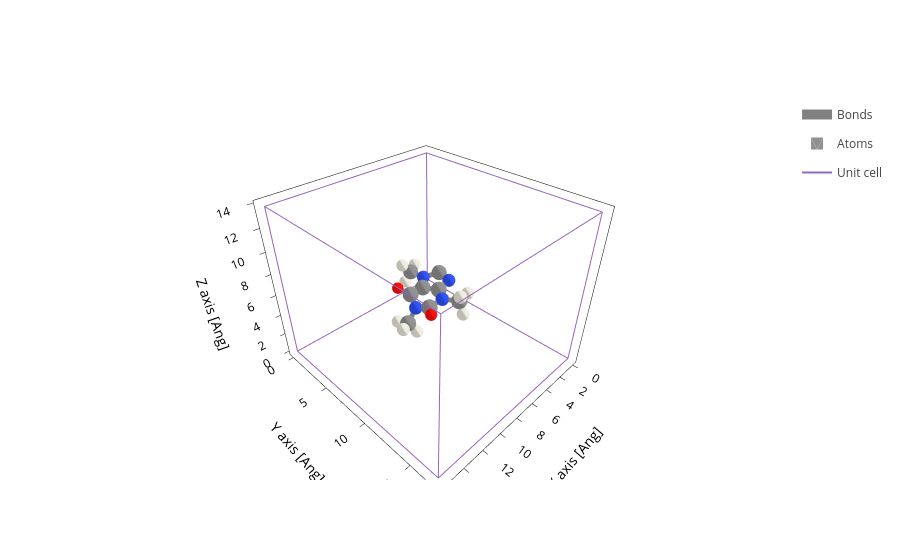

The code cell stored with this chart in its notebook:
### Code cell
system.plot()

### Figure 1 — Plotly figure (JSON) as saved in the notebook; plotly's stock layout.template omitted (floating-point values rounded to 4 significant figures; data arrays with more than 128 entries replaced by an {"elided": "..."} marker saying what was removed)
{"data": [{"line": {"color": "gray", "width": 10}, "meta": {}, "mode": "lines", "name": "Bonds", "opacity": 1, "type": "scatter3d", "x": {"elided": "504 float values"}, "y": {"elided": "504 float values"}, "z": {"elided": "504 float values"}}, {"alphahull": 0, "color": "#909090", "hovertemplate": "%{meta.position}", "legendgroup": "Atoms", "meta": {"meta": {"Atoms_i": 0}, "position": "(7.96, 6.13, 5.18)"}, "name": "Atoms", "opacity": 1, "showlegend": true, "showscale": false, "type": "mesh3d", "x": {"elided": "225 float values"}, "y": {"elided": "225 float values"}, "z": {"elided": "225 float values"}}, {"alphahull": 0, "color": "#909090", "hovertemplate": "%{meta.position}", "legendgroup": "Atoms", "meta": {"meta": {"Atoms_i": 1}, "position": "(6.64, 6.23, 5.26)"}, "name": "Atoms", "opacity": 1, "showlegend": false, "showscale": false, "type": "mesh3d", "x": {"elided": "225 float values"}, "y": {"elided": "225 float values"}, "z": {"elided": "225 float values"}}, {"alphahull": 0, "color": "#909090", "hovertemplate": "%{meta.position}", "legendgroup": "Atoms", "meta": {"meta": {"Atoms_i": 2}, "position": "(6.01, 7.51, 5.38)"}, "name": "Atoms", "opacity": 1, "showlegend": false, "showscale": false, "type": "mesh3d", "x": {"elided": "225 float values"}, "y": {"elided": "225 float values"}, "z": {"elided": "225 float values"}}, {"alphahull": 0, "color": "#3050F8", "hovertemplate": "%{meta.position}", "legendgroup": "Atoms", "meta": {"meta": {"Atoms_i": 3}, "position": "(6.72, 8.60, 5.32)"}, "name": "Atoms", "opacity": 1, "showlegend": false, "showscale": false, "type": "mesh3d", "x": {"elided": "225 float values"}, "y": {"elided": "225 float values"}, "z": {"elided": "225 float values"}}, {"alphahull": 0, "color": "#909090", "hovertemplate": "%{meta.position}", "legendgroup": "Atoms", "meta": {"meta": {"Atoms_i": 4}, "position": "(8.05, 8.44, 5.09)"}, "name": "Atoms", "opacity": 1, "showlegend": false, "showscale": false, "type": "mesh3d", "x": {"elided": "225 float values"}, "y": {"elided": "225 float values"}, "z": {"elided": "225 float values"}}, {"alphahull": 0, "color": "#3050F8", "hovertemplate": "%{meta.position}", "legendgroup": "Atoms", "meta": {"meta": {"Atoms_i": 5}, "position": "(8.47, 7.29, 4.67)"}, "name": "Atoms", "opacity": 1, "showlegend": false, "showscale": false, "type": "mesh3d", "x": {"elided": "225 float values"}, "y": {"elided": "225 float values"}, "z": {"elided": "225 float values"}}, {"alphahull": 0, "color": "#3050F8", "hovertemplate": "%{meta.position}", "legendgroup": "Atoms", "meta": {"meta": {"Atoms_i": 6}, "position": "(4.63, 7.36, 5.58)"}, "name": "Atoms", "opacity": 1, "showlegend": false, "showscale": false, "type": "mesh3d", "x": {"elided": "225 float values"}, "y": {"elided": "225 float values"}, "z": {"elided": "225 float values"}}, {"alphahull": 0, "color": "#3050F8", "hovertemplate": "%{meta.position}", "legendgroup": "Atoms", "meta": {"meta": {"Atoms_i": 7}, "position": "(5.63, 5.26, 5.40)"}, "name": "Atoms", "opacity": 1, "showlegend": false, "showscale": false, "type": "mesh3d", "x": {"elided": "225 float values"}, "y": {"elided": "225 float values"}, "z": {"elided": "225 float values"}}, {"alphahull": 0, "color": "#909090", "hovertemplate": "%{meta.position}", "legendgroup": "Atoms", "meta": {"meta": {"Atoms_i": 8}, "position": "(4.34, 5.92, 5.59)"}, "name": "Atoms", "opacity": 1, "showlegend": false, "showscale": false, "type": "mesh3d", "x": {"elided": "225 float values"}, "y": {"elided": "225 float values"}, "z": {"elided": "225 float values"}}, {"alphahull": 0, "color": "#FF0D0D", "hovertemplate": "%{meta.position}", "legendgroup": "Atoms", "meta": {"meta": {"Atoms_i": 9}, "position": "(8.45, 5.10, 5.55)"}, "name": "Atoms", "opacity": 1, "showlegend": false, "showscale": false, "type": "mesh3d", "x": {"elided": "225 float values"}, "y": {"elided": "225 float values"}, "z": {"elided": "225 float values"}}, {"alphahull": 0, "color": "#FF0D0D", "hovertemplate": "%{meta.position}", "legendgroup": "Atoms", "meta": {"meta": {"Atoms_i": 10}, "position": "(8.78, 9.38, 5.29)"}, "name": "Atoms", "opacity": 1, "showlegend": false, "showscale": false, "type": "mesh3d", "x": {"elided": "225 float values"}, "y": {"elided": "225 float values"}, "z": {"elided": "225 float values"}}, {"alphahull": 0, "color": "#909090", "hovertemplate": "%{meta.position}", "legendgroup": "Atoms", "meta": {"meta": {"Atoms_i": 11}, "position": "(6.12, 9.91, 5.51)"}, "name": "Atoms", "opacity": 1, "showlegend": false, "showscale": false, "type": "mesh3d", "x": {"elided": "225 float values"}, "y": {"elided": "225 float values"}, "z": {"elided": "225 float values"}}, {"alphahull": 0, "color": "#909090", "hovertemplate": "%{meta.position}", "legendgroup": "Atoms", "meta": {"meta": {"Atoms_i": 12}, "position": "(9.32, 7.24, 3.50)"}, "name": "Atoms", "opacity": 1, "showlegend": false, "showscale": false, "type": "mesh3d", "x": {"elided": "225 float values"}, "y": {"elided": "225 float values"}, "z": {"elided": "225 float values"}}, {"alphahull": 0, "color": "#909090", "hovertemplate": "%{meta.position}", "legendgroup": "Atoms", "meta": {"meta": {"Atoms_i": 13}, "position": "(5.81, 3.82, 5.37)"}, "name": "Atoms", "opacity": 1, "showlegend": false, "showscale": false, "type": "mesh3d", "x": {"elided": "225 float values"}, "y": {"elided": "225 float values"}, "z": {"elided": "225 float values"}}, {"alphahull": 0, "color": "#EDEADE", "hovertemplate": "%{meta.position}", "legendgroup": "Atoms", "meta": {"meta": {"Atoms_i": 14}, "position": "(6.48, 3.51, 6.19)"}, "name": "Atoms", "opacity": 1, "showlegend": false, "showscale": false, "type": "mesh3d", "x": {"elided": "225 float values"}, "y": {"elided": "225 float values"}, "z": {"elided": "225 float values"}}, {"alphahull": 0, "color": "#EDEADE", "hovertemplate": "%{meta.position}", "legendgroup": "Atoms", "meta": {"meta": {"Atoms_i": 15}, "position": "(4.83, 3.31, 5.49)"}, "name": "Atoms", "opacity": 1, "showlegend": false, "showscale": false, "type": "mesh3d", "x": {"elided": "225 float values"}, "y": {"elided": "225 float values"}, "z": {"elided": "225 float values"}}, {"alphahull": 0, "color": "#EDEADE", "hovertemplate": "%{meta.position}", "legendgroup": "Atoms", "meta": {"meta": {"Atoms_i": 16}, "position": "(6.25, 3.52, 4.39)"}, "name": "Atoms", "opacity": 1, "showlegend": false, "showscale": false, "type": "mesh3d", "x": {"elided": "225 float values"}, "y": {"elided": "225 float values"}, "z": {"elided": "225 float values"}}, {"alphahull": 0, "color": "#EDEADE", "hovertemplate": "%{meta.position}", "legendgroup": "Atoms", "meta": {"meta": {"Atoms_i": 17}, "position": "(6.58, 10.41, 6.39)"}, "name": "Atoms", "opacity": 1, "showlegend": false, "showscale": false, "type": "mesh3d", "x": {"elided": "225 float values"}, "y": {"elided": "225 float values"}, "z": {"elided": "225 float values"}}, {"alphahull": 0, "color": "#EDEADE", "hovertemplate": "%{meta.position}", "legendgroup": "Atoms", "meta": {"meta": {"Atoms_i": 18}, "position": "(6.29, 10.53, 4.61)"}, "name": "Atoms", "opacity": 1, "showlegend": false, "showscale": false, "type": "mesh3d", "x": {"elided": "225 float values"}, "y": {"elided": "225 float values"}, "z": {"elided": "225 float values"}}, {"alphahull": 0, "color": "#EDEADE", "hovertemplate": "%{meta.position}", "legendgroup": "Atoms", "meta": {"meta": {"Atoms_i": 19}, "position": "(5.02, 9.85, 5.69)"}, "name": "Atoms", "opacity": 1, "showlegend": false, "showscale": false, "type": "mesh3d", "x": {"elided": "225 float values"}, "y": {"elided": "225 float values"}, "z": {"elided": "225 float values"}}, {"alphahull": 0, "color": "#EDEADE", "hovertemplate": "%{meta.position}", "legendgroup": "Atoms", "meta": {"meta": {"Atoms_i": 20}, "position": "(9.53, 6.19, 3.20)"}, "name": "Atoms", "opacity": 1, "showlegend": false, "showscale": false, "type": "mesh3d", "x": {"elided": "225 float values"}, "y": {"elided": "225 float values"}, "z": {"elided": "225 float values"}}, {"alphahull": 0, "color": "#EDEADE", "hovertemplate": "%{meta.position}", "legendgroup": "Atoms", "meta": {"meta": {"Atoms_i": 21}, "position": "(8.83, 7.75, 2.64)"}, "name": "Atoms", "opacity": 1, "showlegend": false, "showscale": false, "type": "mesh3d", "x": {"elided": "225 float values"}, "y": {"elided": "225 float values"}, "z": {"elided": "225 float values"}}, {"alphahull": 0, "color": "#EDEADE", "hovertemplate": "%{meta.position}", "legendgroup": "Atoms", "meta": {"meta": {"Atoms_i": 22}, "position": "(10.29, 7.74, 3.71)"}, "name": "Atoms", "opacity": 1, "showlegend": false, "showscale": false, "type": "mesh3d", "x": {"elided": "225 float values"}, "y": {"elided": "225 float values"}, "z": {"elided": "225 float values"}}, {"meta": {}, "mode": "lines", "name": "Unit cell", "type": "scatter3d", "x": [0.0, 0.0, 15.95, 15.95, 0.0, 0.0, NaN, 0.0, 0.0, 0.0, 15.95, 15.95, 0.0, NaN, 15.95, 15.95, NaN, 15.95, 15.95], "y": [0.0, 17.22, 17.22, 17.22, 17.22, 17.22, NaN, 17.22, 0.0, 0.0, 0.0, 0.0, 0.0, NaN, 17.22, 0.0, NaN, 17.22, 0.0], "z": [0.0, 0.0, 0.0, 13.75, 13.75, 0.0, NaN, 13.75, 13.75, 0.0, 0.0, 13.75, 13.75, NaN, 0.0, 0.0, NaN, 13.75, 13.75]}], "layout": {"scene": {"aspectmode": "data", "xaxis": {"title": {"text": "X axis [Ang]"}}, "yaxis": {"title": {"text": "Y axis [Ang]"}}, "zaxis": {"title": {"text": "Z axis [Ang]"}}}, "xaxis": {"scaleanchor": "y", "scaleratio": 1, "title": {"text": "X axis [Ang]"}}, "yaxis": {"title": {"text": "Y axis [Ang]"}}}}
